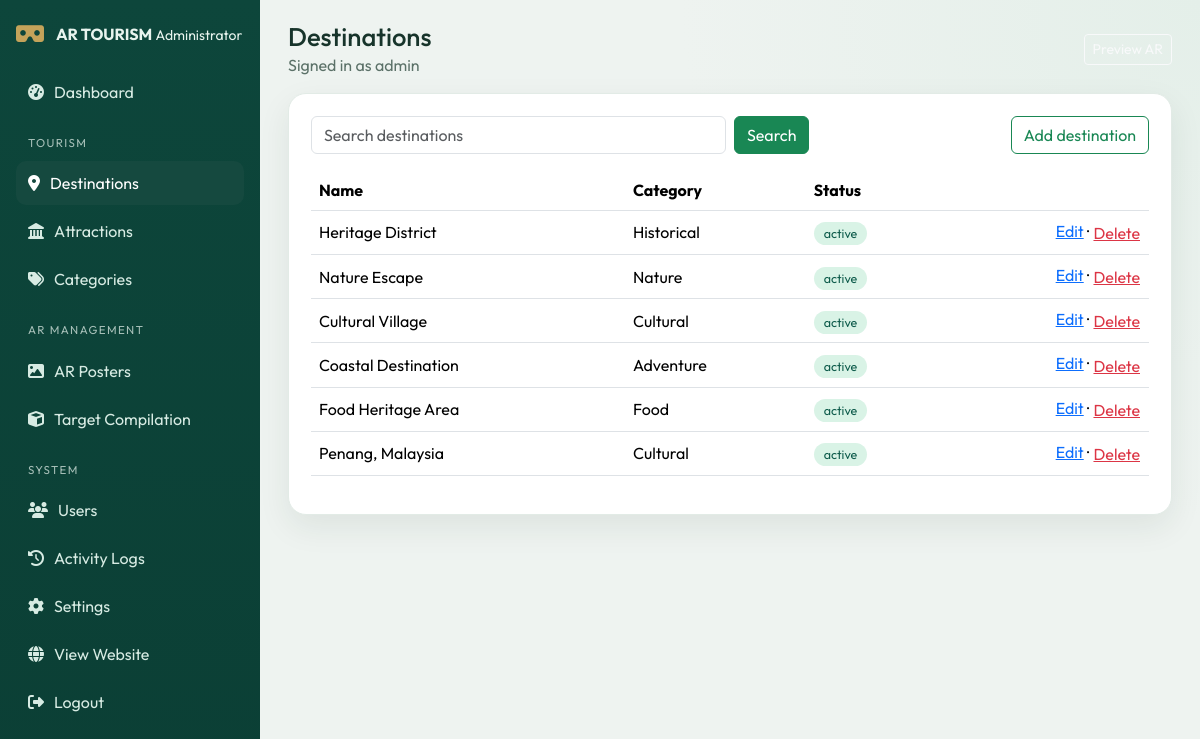
The app's page /admin/destinations/index.php (signed in) with its own data.
### tables this page shows
CREATE TABLE users (
    id INT UNSIGNED AUTO_INCREMENT PRIMARY KEY,
    username VARCHAR(100) NOT NULL UNIQUE,
    email VARCHAR(190) NULL UNIQUE,
    password_hash VARCHAR(255) NOT NULL,
    role ENUM('admin','visitor') NOT NULL DEFAULT 'admin',
    status ENUM('active','inactive') NOT NULL DEFAULT 'active',
    last_login DATETIME NULL,
    created_at TIMESTAMP DEFAULT CURRENT_TIMESTAMP,
    INDEX (status)
);

CREATE TABLE destinations (
    id INT UNSIGNED AUTO_INCREMENT PRIMARY KEY,
    name VARCHAR(180) NOT NULL,
    slug VARCHAR(200) NOT NULL UNIQUE,
    short_description TEXT,
    full_description TEXT,
    cover_image VARCHAR(255),
    location VARCHAR(255),
    latitude DECIMAL(10,7),
    longitude DECIMAL(10,7),
    google_maps_url VARCHAR(500),
    category_id INT UNSIGNED,
    is_featured TINYINT(1) NOT NULL DEFAULT 0,
    status ENUM('active','inactive') DEFAULT 'active',
    created_at TIMESTAMP DEFAULT CURRENT_TIMESTAMP,
    updated_at TIMESTAMP DEFAULT CURRENT_TIMESTAMP ON UPDATE CURRENT_TIMESTAMP,
    INDEX (status),
    INDEX (is_featured),
    INDEX (category_id),
    FOREIGN KEY (category_id) REFERENCES categories(id) ON DELETE SET NULL
);

CREATE TABLE categories (
    id INT UNSIGNED AUTO_INCREMENT PRIMARY KEY,
    name VARCHAR(120) NOT NULL UNIQUE,
    slug VARCHAR(140) NOT NULL UNIQUE,
    status ENUM('active','inactive') DEFAULT 'active',
    created_at TIMESTAMP DEFAULT CURRENT_TIMESTAMP,
    INDEX (status)
);

### includes/auth.php (called while the page is built, shortened)
<?php
require_once __DIR__ . '/database.php';
function current_admin(): ?array
{
    static $admin = false;
    if ($admin !== false) {
        return $admin;
    }
    $stmt = db()->prepare("SELECT * FROM users WHERE id = ? AND role = 'admin' AND status = 'active' LIMIT 1");
    $stmt->execute([(int) $_SESSION['admin_id']]);
    $admin = $stmt->fetch() ?: null;
    return $admin;
}
function require_admin(): void
{
    if (!current_admin()) {
        $next = urlencode((string) ($_SERVER['REQUEST_URI'] ?? 'index.php'));
        header('Location: ' . admin_url('login.php?next=' . $next));
        exit;
    }
}
function admin_url(string $path = ''): string
{
    $base = BASE_PATH === '' ? '' : BASE_PATH;
    return $base . '/admin/' . ltrim($path, '/');
}

### includes/database.php (called while the page is built, shortened)
<?php
function db(): PDO
{
    static $pdo = null;
    if ($pdo instanceof PDO) {
        return $pdo;
    }
    $dsn = 'mysql:host=' . DB_HOST . ';dbname=' . DB_NAME . ';charset=utf8mb4';
    $pdo = new PDO($dsn, DB_USER, DB_PASS, [
        PDO::ATTR_ERRMODE => PDO::ERRMODE_EXCEPTION,
        PDO::ATTR_DEFAULT_FETCH_MODE => PDO::FETCH_ASSOC,
        PDO::ATTR_EMULATE_PREPARES => false,
    ]);
    $pdo->exec("SET NAMES utf8mb4 COLLATE utf8mb4_unicode_ci");
    return $pdo;
}

### admin/destinations/index.php (the view, shortened to what this page needs)
<?php
require_once __DIR__ . '/../../includes/functions.php';
$pageTitle = 'Destinations';
$adminSection = 'destinations';
$q = str_param('q');
$page = max(1, int_param('page', 1));
$where = 'WHERE 1=1';
$params = [];
$total = db()->prepare("SELECT COUNT(*) FROM destinations d $where");
$total->execute($params);
$pager = paginate((int) $total->fetchColumn(), $page);
$sql = "SELECT d.*, c.name AS category_name FROM destinations d LEFT JOIN categories c ON c.id = d.category_id $where ORDER BY d.updated_at DESC LIMIT {$pager['per_page']} OFFSET {$pager['offset']}";
$stmt = db()->prepare($sql);
$stmt->execute($params);
$items = $stmt->fetchAll();
require __DIR__ . '/../../includes/admin-header.php';
?>
<div class="admin-card">
    <form class="row g-2 mb-3" method="get">
        <div class="col-md-6"><input class="form-control" name="q" value="<?= e($q) ?>" placeholder="Search destinations"></div>
        <div class="col-md-3"><button class="btn btn-success">Search</button></div>
        <div class="col-md-3 text-md-end"><a class="btn btn-outline-success" href="<?= e(admin_url('destinations/form.php')) ?>">Add destination</a></div>
    </form>
    <div class="table-responsive">
        <table class="table align-middle">
            <thead><tr><th>Name</th><th>Category</th><th>Status</th><th></th></tr></thead>
            <tbody>
            <?php foreach ($items as $item): ?>
                <tr>
                    <td><?= e($item['name']) ?></td>
                    <td><?= e($item['category_name'] ?? '—') ?></td>
                    <td><?= status_badge($item['status']) ?></td>
                    <td class="text-end">
                        <a href="<?= e(admin_url('destinations/form.php?id=' . (int) $item['id'])) ?>">Edit</a>
                        ·
                        <form class="d-inline js-confirm" method="post" action="<?= e(admin_url('destinations/delete.php')) ?>">
                            <button class="btn btn-link text-danger p-0" type="submit">Delete</button>
                        </form>
                    </td>
                </tr>
            <?php endforeach; ?>
            </tbody>
        </table>
    </div>
</div>
<?php require __DIR__ . '/../../includes/admin-footer.php'; ?>

### includes/admin-header.php (shortened to what this page needs)
<?php
require_once __DIR__ . '/functions.php';
require_admin();
$admin = current_admin();
$pageTitle = $pageTitle ?? 'Dashboard';
$adminSection = $adminSection ?? '';
?>
<!doctype html>
<html lang="en">
<head>
    <link href="https://cdn.jsdelivr.net/npm/bootstrap@5.3.3/dist/css/bootstrap.min.css" rel="stylesheet">
    <link href="https://cdnjs.cloudflare.com/ajax/libs/font-awesome/6.5.2/css/all.min.css" rel="stylesheet">
    <link rel="stylesheet" href="<?= e(asset('css/admin.css')) ?>">
</head>
<body class="admin-body">
<aside class="admin-sidebar offcanvas-lg offcanvas-start" id="adminSidebar" tabindex="-1">
    <div class="sidebar-brand">
        <i class="fa-solid fa-vr-cardboard"></i>
        <div>
            <strong>AR TOURISM</strong>
            <small>Administrator</small>
        </div>
    </div>
    <nav class="sidebar-nav">
        <a class="<?= $adminSection === 'dashboard' ? 'active' : '' ?>" href="<?= e(admin_url('index.php')) ?>"><i class="fa-solid fa-gauge-high"></i> Dashboard</a>
        <p class="nav-label">Tourism</p>
        <a class="<?= $adminSection === 'destinations' ? 'active' : '' ?>" href="<?= e(admin_url('destinations/index.php')) ?>"><i class="fa-solid fa-location-dot"></i> Destinations</a>
        <a class="<?= $adminSection === 'attractions' ? 'active' : '' ?>" href="<?= e(admin_url('attractions/index.php')) ?>"><i class="fa-solid fa-landmark"></i> Attractions</a>
        <a class="<?= $adminSection === 'categories' ? 'active' : '' ?>" href="<?= e(admin_url('categories/index.php')) ?>"><i class="fa-solid fa-tags"></i> Categories</a>
        <p class="nav-label">AR Management</p>
        <a class="<?= $adminSection === 'posters' ? 'active' : '' ?>" href="<?= e(admin_url('ar-posters/index.php')) ?>"><i class="fa-solid fa-image"></i> AR Posters</a>
        <a class="<?= $adminSection === 'compile' ? 'active' : '' ?>" href="<?= e(admin_url('ar-posters/compile.php')) ?>"><i class="fa-solid fa-cube"></i> Target Compilation</a>
        <p class="nav-label">System</p>
        <a class="<?= $adminSection === 'users' ? 'active' : '' ?>" href="<?= e(admin_url('users/index.php')) ?>"><i class="fa-solid fa-users"></i> Users</a>
        <a class="<?= $adminSection === 'logs' ? 'active' : '' ?>" href="<?= e(admin_url('logs/index.php')) ?>"><i class="fa-solid fa-clock-rotate-left"></i> Activity Logs</a>
        <a class="<?= $adminSection === 'settings' ? 'active' : '' ?>" href="<?= e(admin_url('settings/index.php')) ?>"><i class="fa-solid fa-gear"></i> Settings</a>
        <a href="<?= e(url('index.php')) ?>"><i class="fa-solid fa-globe"></i> View Website</a>
        <a href="<?= e(admin_url('logout.php')) ?>"><i class="fa-solid fa-right-from-bracket"></i> Logout</a>
    </nav>
</aside>
<div class="admin-main">
    <header class="admin-top">
        <div>
            <h1><?= e($pageTitle) ?></h1>
            <p>Signed in as <?= e($admin['username'] ?? 'admin') ?></p>
        </div>
        <a class="btn btn-outline-light btn-sm" href="<?= e(url('ar.php')) ?>">Preview AR</a>
    </header>
    <div class="admin-content">

### includes/functions.php (shortened to what this page needs)
<?php
require_once __DIR__ . '/database.php';
require_once __DIR__ . '/auth.php';
function e(mixed $value): string
{
    return htmlspecialchars((string) $value, ENT_QUOTES | ENT_SUBSTITUTE, 'UTF-8');
}
function url(string $path = ''): string
{
    $base = BASE_PATH === '' ? '' : BASE_PATH;
    return $base . '/' . ltrim($path, '/');
}
function asset(string $path): string
{
    return url('assets/' . ltrim($path, '/')) . '?v=' . ASSET_VERSION;
}
function paginate(int $total, int $page, int $perPage = PER_PAGE): array
{
    $pages = max(1, (int) ceil($total / $perPage));
    $page = max(1, min($page, $pages));
    return [
        'page' => $page,
        'pages' => $pages,
        'offset' => ($page - 1) * $perPage,
        'per_page' => $perPage,
        'total' => $total,
    ];
}
function int_param(string $key, int $default = 0): int
{
    return (int) ($_GET[$key] ?? $_POST[$key] ?? $default);
}
function str_param(string $key, string $default = ''): string
{
    return trim((string) ($_GET[$key] ?? $_POST[$key] ?? $default));
}
function status_badge(string $status): string
{
    $class = $status === 'active' || $status === 'READY' ? 'badge-ok' : 'badge-warn';
    return '<span class="badge-status ' . $class . '">' . e($status) . '</span>';
}

### assets/css/admin.css (style rules this page uses)
:root { --green: #0f5c4c; --green-dark: #0b3f35; --gold: #c4a35a; --ink: #17342b; }
body.admin-body { margin: 0; font-family: "Outfit", sans-serif; background: radial-gradient(circle at 100% 0%, #e4efe9 0, transparent 36%), #eef3f0; color: var(--ink); }
.admin-sidebar { width: 260px; background: linear-gradient(180deg, #0d463b, var(--green-dark)); color: #e8f4ee; min-height: 100vh; position: fixed; inset: 0 auto 0 0; padding: 22px 16px; z-index: 10; }
.sidebar-brand { display: flex; gap: 12px; align-items: center; margin-bottom: 24px; }
.sidebar-brand i { font-size: 1.4rem; color: var(--gold); }
.sidebar-nav { display: grid; gap: 4px; }
.sidebar-nav a { color: #d7ebe3; text-decoration: none; padding: 10px 12px; border-radius: 10px; display: flex; gap: 10px; align-items: center; }
.sidebar-nav a.active, .sidebar-nav a:hover { background: #15493f; color: #fff; }
.nav-label { margin: 16px 12px 6px; font-size: 0.72rem; letter-spacing: 0.12em; text-transform: uppercase; opacity: 0.7; }
.admin-main { margin-left: 260px; min-height: 100vh; }
.admin-top { display: flex; justify-content: space-between; align-items: center; padding: 22px 28px 8px; }
.admin-top h1 { font-size: 1.6rem; margin: 0; }
.admin-top p { margin: 0; color: #5b7168; }
.admin-content { padding: 8px 28px 40px; }
.stat-card, .admin-card { background: #fff; border-radius: 18px; padding: 20px; box-shadow: 0 12px 32px rgba(23, 52, 43, 0.08); border: 1px solid #e2ebe6; }
.admin-card { padding: 22px; }
.badge-status { border-radius: 999px; padding: 4px 10px; font-size: 0.78rem; }
.badge-ok { background: #d9f3e6; color: #0f5c4c; }

### records on screen
users: username "admin"
destinations: name "Heritage District", category.name "Historical", status "active"
destinations: name "Nature Escape", category.name "Nature", status "active"
destinations: name "Cultural Village", category.name "Cultural", status "active"
destinations: name "Coastal Destination", category.name "Adventure", status "active"
destinations: name "Food Heritage Area", category.name "Food", status "active"
destinations: name "Penang, Malaysia", category.name "Cultural", status "active"

### other values on screen
$pageTitle "Destinations"
